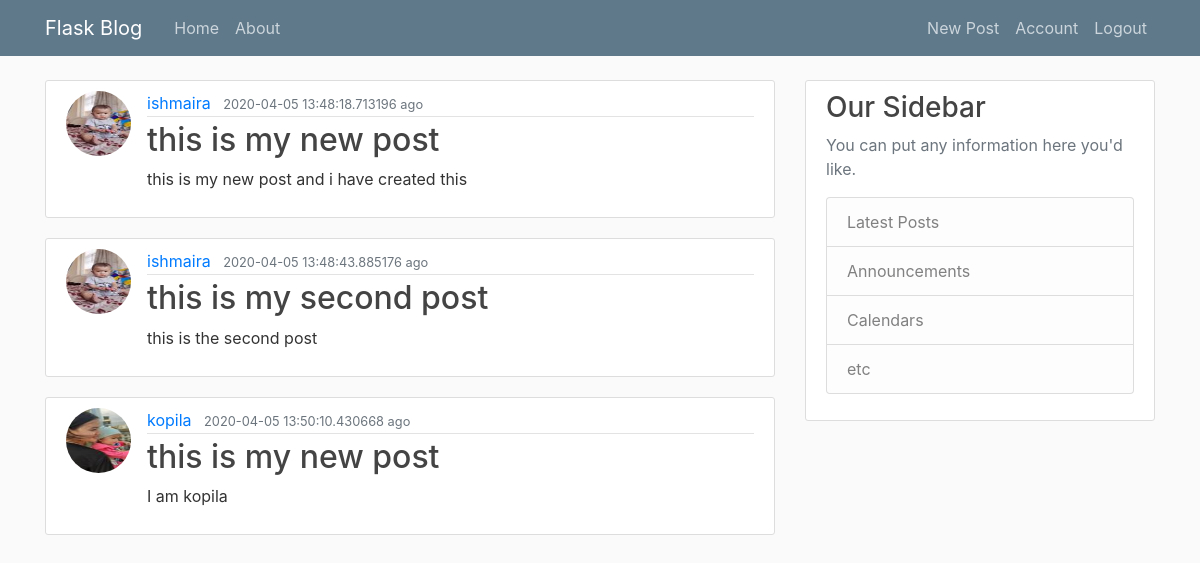
The app's page /home (signed in) with its own data.
### blog/models.py (models this page shows, shortened)
class Post(db.Model):
    id = db.Column(db.Integer, primary_key=True)
    title = db.Column(db.String(100), nullable=False)
    date_posted = db.Column(db.DateTime, nullable=False, default=datetime.datetime.utcnow)
    content = db.Column(db.Text, nullable=False)
    user_id = db.Column(db.Integer, db.ForeignKey('user.id'), nullable=False)

class User(db.Model, UserMixin):
    id = db.Column(db.Integer, primary_key=True)
    username = db.Column(db.String(20), unique=True, nullable=False)
    email = db.Column(db.String(120), unique=True, nullable=False)
    image_file = db.Column(db.String(20), nullable=False, default='default.jpg')
    password = db.Column(db.String(60), nullable=False)
    posts = db.relationship('Post', backref='author', lazy=True)

### blog/routes.py (the view)
@app.route("/")
@app.route("/home")
@login_required
def home():
    posts = Post.query.all()
    return render_template('home.html', posts=posts)

### blog/models.py (called while the page is built)
@login_manager.user_loader
def load_user(user_id):
    return User.query.get(int(user_id))

### blog/templates/home.html
{% extends "layout.html" %}
{% block content %}
    {% for post in posts %}
        <article class="media content-section">
          <img class="rounded-circle article-img" src="{{ url_for('static', filename='profile_pics/' + post.author.image_file) }}">
          <div class="media-body">
            <div class="article-metadata">
              <a class="mr-2" href="#">{{ post.author.username }}</a>
              <small class="text-muted">{{post.date_posted}} ago </small>
            </div>
            <h2><a class="article-title" href="{{ url_for('post', post_id=post.id) }}">{{ post.title }}</a></h2>
            <p class="article-content">{{ post.content }}</p>
          </div>
        </article>
    {% endfor %}
{% endblock content %}

### blog/templates/layout.html (shortened to what this page needs)
<!DOCTYPE html>
<html>
<head>
    <link rel="stylesheet" href="https://maxcdn.bootstrapcdn.com/bootstrap/4.0.0/css/bootstrap.min.css">
    <link rel="stylesheet" type="text/css" href="{{ url_for('static', filename='main.css') }}">
</head>
<body>
    <header class="site-header">
      <nav class="navbar navbar-expand-md navbar-dark bg-steel fixed-top">
        <div class="container">
          <a class="navbar-brand mr-4" href="/">Flask Blog</a>
          <div class="collapse navbar-collapse" id="navbarToggle">
            <div class="navbar-nav mr-auto">
              <a class="nav-item nav-link" href="{{ url_for('home') }}">Home</a>
              <a class="nav-item nav-link" href="{{ url_for('about') }}">About</a>
            </div>
            <div class="navbar-nav">
              {% if current_user.is_authenticated %}
                <a class="nav-item nav-link" href="{{ url_for('new_post') }}">New Post</a>
                <a class="nav-item nav-link" href="{{ url_for('account') }}">Account</a>
                <a class="nav-item nav-link" href="{{ url_for('logout') }}">Logout</a>
              {% else %}
                <a class="nav-item nav-link" href="{{ url_for('login') }}">Login</a>
                <a class="nav-item nav-link" href="{{ url_for('register') }}">Register</a>
              {% endif %}
            </div>
          </div>
        </div>
      </nav>
    </header>
    <main role="main" class="container">
      <div class="row">
        <div class="col-md-8">
          {% block content %}{% endblock %}
        </div>
        <div class="col-md-4">
          <div class="content-section">
            <h3>Our Sidebar</h3>
            <p class='text-muted'>You can put any information here you'd like.
              <ul class="list-group">
                <li class="list-group-item list-group-item-light">Latest Posts</li>
                <li class="list-group-item list-group-item-light">Announcements</li>
                <li class="list-group-item list-group-item-light">Calendars</li>
                <li class="list-group-item list-group-item-light">etc</li>
              </ul>
            </p>
          </div>
        </div>
      </div>
    </main>
</body>
</html>

### blog/static/main.css (style rules this page uses)
body { background: #fafafa; color: #333333; margin-top: 5rem; }
h1, h2, h3, h4, h5, h6 { color: #444444; }
.bg-steel { background-color: #5f788a; }
.site-header .navbar-nav .nav-link { color: #cbd5db; }
.content-section { background: #ffffff; padding: 10px 20px; border: 1px solid #dddddd; border-radius: 3px; margin-bottom: 20px; }
.article-title { color: #444444; }
.article-content { white-space: pre-line; }
.article-img { height: 65px; width: 65px; margin-right: 16px; }
.article-metadata { padding-bottom: 1px; margin-bottom: 4px; border-bottom: 1px solid #e3e3e3; }

### records on screen
Post: image_file (picture), author.username "ishmaira", date_posted "2020-04-05 13:48:18.713196", title "this is my new post", content "this is my new post and i have created this"
Post: image_file (picture), author.username "ishmaira", date_posted "2020-04-05 13:48:43.885176", title "this is my second post", content "this is the second post"
Post: image_file (picture), author.username "kopila", date_posted "2020-04-05 13:50:10.430668", title "this is my new post", content "I am kopila"
